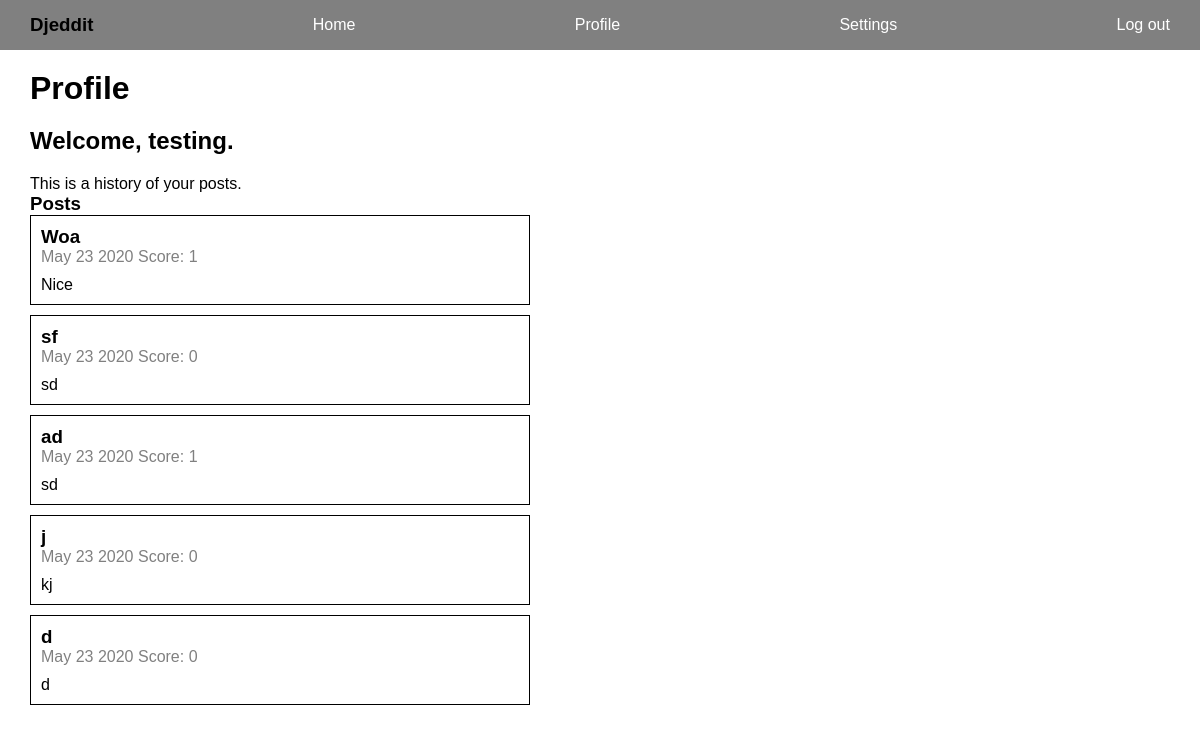
The page /reddit/profile/ (signed in) on the database its author committed.
### reddit_app/models.py (models this page shows, shortened)
class Post(models.Model):
    title = models.CharField(max_length=200)
    author = models.ForeignKey(User, on_delete=models.CASCADE)
    text = models.TextField()
    votes = models.IntegerField(default=0)
    created_at = models.DateTimeField(auto_now_add=True)
    def date_posted(self):
        return self.created_at.strftime('%B %d %Y')

### reddit_app/views.py (the view)
# urls.py: path("profile/", views.profile, name="profile"),
@login_required
def profile(request):
    user = request.user
    posts = Post.objects.filter(author=user)
    context = {"posts": posts, "user": user}
    return render(request, "reddit_app/profile.html", context)

### templates/reddit_app/profile.html (shortened to what this page needs)
{% extends "base.html" %}
{% block content %}
<h1>Profile</h1>
<div>
    <h2>Welcome, {{user.username}}.</h2>
    <p>This is a history of your posts.</p>
    <h3>Posts</h3>
    <div class="profile-posts">
        {% if posts.count %}
            {% for post in posts %}
                <div class="profile-post">
                    <a href={% url 'reddit_app:single_post' post.id %}>
                        <h3>{{post.title}}</h3>
                        <span>{{post.date_posted}}</span>
                        <span>Score: {{post.votes}}</span>
                        <p>{{post.text}}</p>
                    </a>
                </div>
            {% endfor %}
        {% else %}
            <p>You do not have any posts yet.</p>
        {% endif %}
    </div>
{% endblock content %}

### static/css/styles.css (style rules this page uses)
* { padding: 0px; margin: 0px; font-family: sans-serif; box-sizing: border-box; }
a { text-decoration: none; color: white; }
h2 { padding: 20px 0px; }
.profile-posts { display: grid; row-gap: 10px; }
.profile-post { border: 1px solid black; width: 500px; padding: 10px; }
.profile-post span { color: gray; }
.profile-post p { padding-top: 10px; }
.profile-post a { color: black; }

### rows shown on the page
Post: title "Woa", date_posted "May 23 2020", votes "1", text "Nice"
Post: title "sf", date_posted "May 23 2020", votes "0", text "sd"
Post: title "ad", date_posted "May 23 2020", votes "1", text "sd"
Post: title "j", date_posted "May 23 2020", votes "0", text "kj"
Post: title "d", date_posted "May 23 2020", votes "0", text "d"

### other values the page prints
{{ user.username }} "testing"
